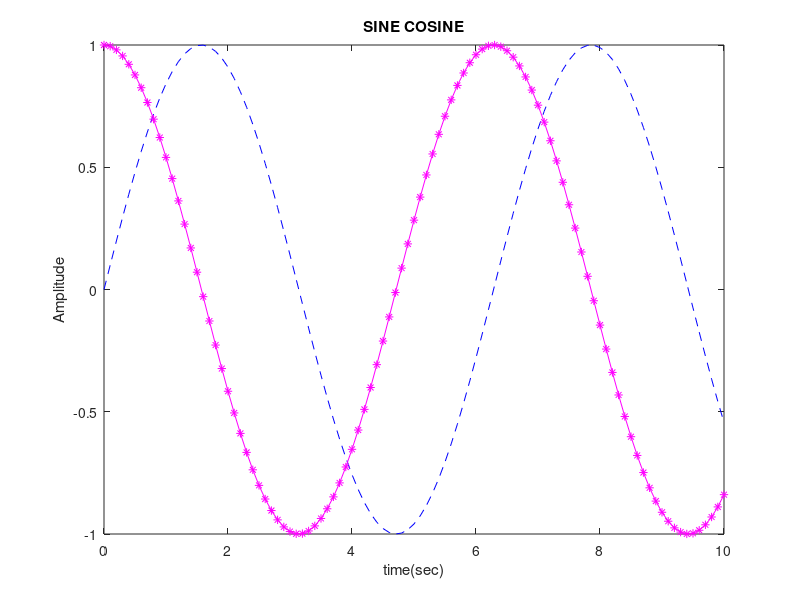

Here is the MATLAB script that generated this plot:
%% LAB 1 
%% BASICS 
% NAME- Aayushi Rathore 
% PRN-  16070123003
clc;
clear all;
close all;
B=magic(4)        % command magic(n) creates nxn matrix from 1 to n^2
a1=B(3,:)         % shows all columns of 3rd row of B
% or a2=B(3,1:4)
a3=B(1:end,[1;2]) % all elements of column 1 and 2
a4=B([1 4],[2 3]) % 2nd and 3rd column of 1st and 4th row
B(end,:)=-1       % changes all elements of last row to -1
find(B>9)         % find position of elements of matrix B which is less than 9
%% plotting sine and cosine graph
t=0:0.1:10;
plot(t,sin(t),'b--');
hold on;
plot(t,cos(t),'m*-')
xlabel('time(sec)')
ylabel('Amplitude')
title('SINE COSINE')